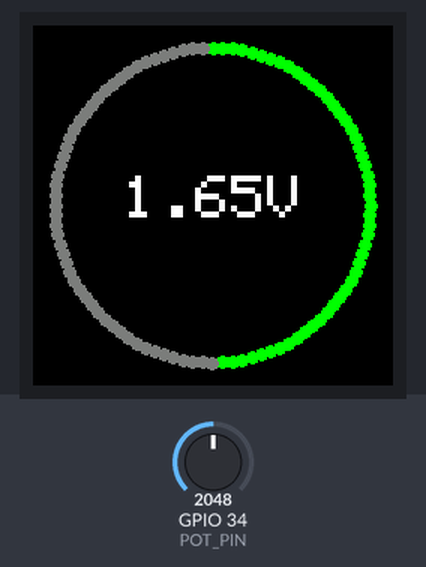
A sketch run on a simulated ESP32. Parts: 240×240 colour display. The inputs (shaded band) are chosen by the test bench; at power-on: GPIO 34 (POT_PIN) = 2048. What the sketch prints to the serial monitor is not drawn.

Above: at 1.4 s.
1.5 s: GPIO 34 (POT_PIN) set to 2866
At 2.0 s:
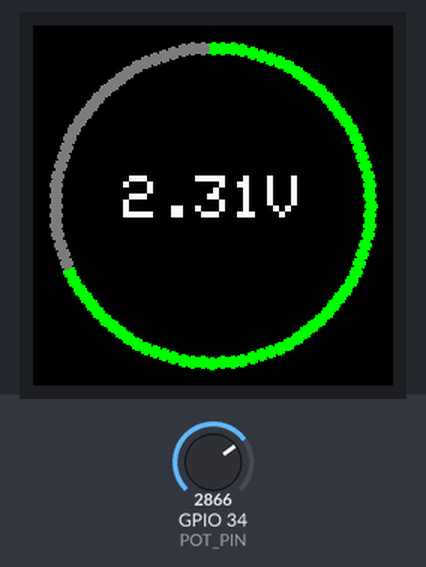
3.0 s: GPIO 34 (POT_PIN) set to 3603
At 3.6 s:
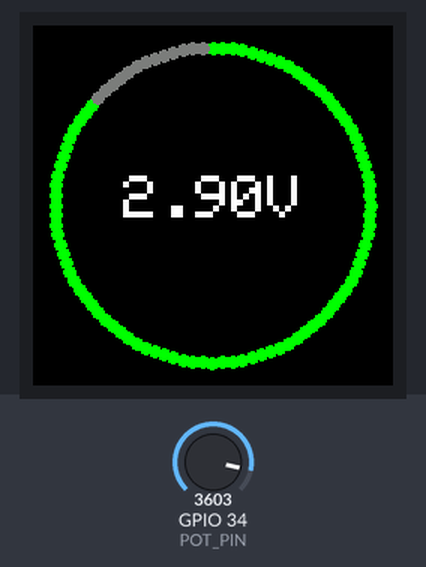
4.5 s: GPIO 34 (POT_PIN) set to 4095
At 5.8 s:
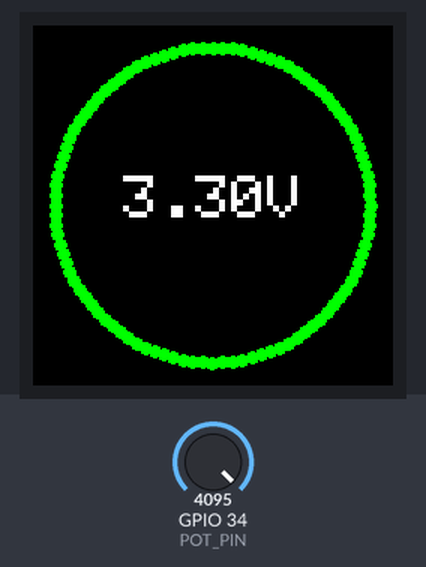
Timing chart, 0 to 7.5 s (numbered marks = the images above; inputs shaded):
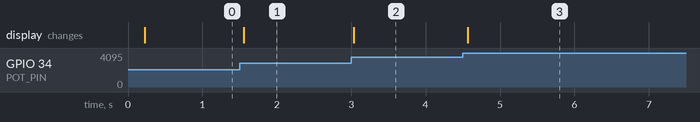

The sketch:

pot_gauge.ino
```cpp
#include <SPI.h>
#include <Adafruit_GFX.h>
#include <Adafruit_GC9A01A.h>

const int POT_PIN = 34;
Adafruit_GC9A01A tft(5, 16, 17);   // CS, DC, RST

int lastPercent = -1;

void setup() {
  Serial.begin(115200);
  tft.begin();
  tft.fillScreen(GC9A01A_BLACK);
}

void loop() {
  // 1. Read the pot: the ESP32 gives a number from 0 to 4095
  int raw = analogRead(POT_PIN);

  // 2. Convert that number to volts (4095 = about 3.3 V)
  float volts = raw * 3.3 / 4095.0;

  // 3. Convert to a percent for the ring
  int percent = raw * 100 / 4095;

  // Print to the Serial Monitor so you can compare with a multimeter
  Serial.print("raw: ");
  Serial.print(raw);
  Serial.print("   volts: ");
  Serial.println(volts, 2);

  // Only redraw when the value changes (avoids flicker)
  if (percent != lastPercent) {
    // Ring: draw 100 dots around the circle, lit up to the current percent
    for (int i = 0; i < 100; i++) {
      float angle = i * 3.6 * DEG_TO_RAD;          // 100 dots x 3.6 degrees = 360
      int x = 120 + 105 * sin(angle);
      int y = 120 - 105 * cos(angle);
      uint16_t color = (i < percent) ? GC9A01A_GREEN : GC9A01A_DARKGREY;
      tft.fillCircle(x, y, 4, color);
    }

    // Voltage in the middle
    tft.fillRect(40, 95, 160, 50, GC9A01A_BLACK);  // erase old number
    tft.setTextColor(GC9A01A_WHITE);
    tft.setTextSize(4);
    tft.setCursor(60, 100);
    tft.print(volts, 2);
    tft.print("V");

    lastPercent = percent;
  }

  delay(50);
}
```

Measured:
- after the input at 1.5 s, the display: changes after 0.06 s (image 1)
- after the input at 3.0 s, the display: changes at once (image 2)
- after the input at 4.5 s, the display: changes after 0.06 s (image 3)
